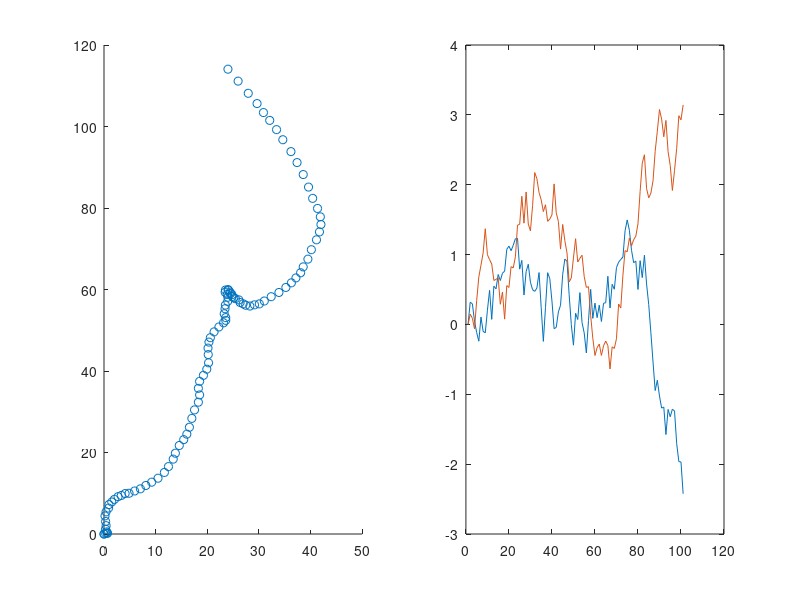

Write MATLAB code to recreate this figure.
T = 1;

A = [1, 0, T, 0; 0, 1, 0, T; 0, 0, 1, 0; 0, 0, 0, 1];
B = [0 0; 0 0; 1 0; 0 1];

n = size(B,1); 
m = size(B,2);

x0 = [0; 0; 0; 0];

tf = 100;

x_iter = zeros(n,tf);

x_iter(:,1) = x0;

for i = 1:tf
    u = (rand(2,1)-0.5);
    x_iter(:,i+1) = A*x_iter(:,i) + B*u;
end


subplot(1,2,1)
scatter(x_iter(1,:), x_iter(2,:))

subplot(1,2,2)
plot(x_iter(3,:))
hold on
plot(x_iter(4,:))




